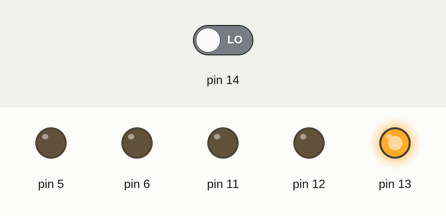
Simulated run of this sketch. Board: Arduino Uno, built with avr-gcc and run on an emulated ATmega328P. Parts: output pins drawn as LEDs (lit = HIGH). Inputs (shaded band) come from the test bench; at power-on: pin 14 LOW.

Above: at 1.2 s.
1.3 s: pin 14 driven HIGH
At 2.3 s:
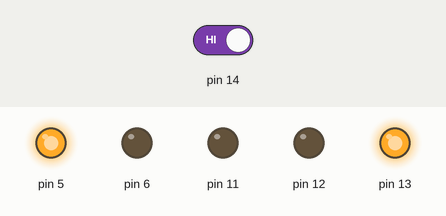
At 34.7 s:
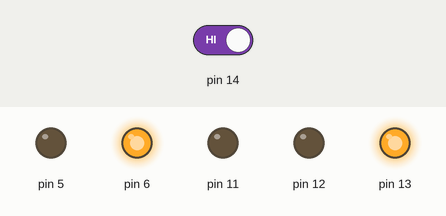
Timing chart, 0 to 35.8 s (numbered marks = the images above; inputs shaded):
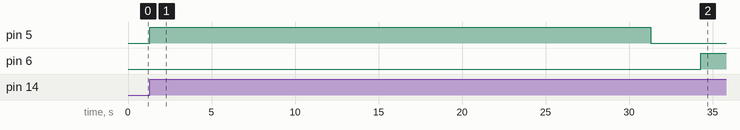

The sketch:

for-compression.ino
```cpp
namespace constants{
enum class PIN{
  PWM1 = 5,
  PWM2 = 6,
  PWM3 = 9,
  PWM4 = 10,

  LED1 = 11,
  LED2 = 12,
  LED3 = 13,

  COMPRESS_BUTTON,// NEED TO DECIDE PIN NUMBER
};

}

namespace globals{

}


void setup() {
  pinMode(static_cast<uint8_t>(constants::PIN::LED1), OUTPUT);
  pinMode(static_cast<uint8_t>(constants::PIN::LED2), OUTPUT);
  pinMode(static_cast<uint8_t>(constants::PIN::LED3), OUTPUT);
  pinMode(static_cast<uint8_t>(constants::PIN::COMPRESS_BUTTON), INPUT);

  digitalWrite(static_cast<uint8_t>(constants::PIN::LED3), HIGH);//check is moving
}

void loop() {
  if(digitalRead(static_cast<uint8_t> (constants::PIN::COMPRESS_BUTTON))){
    analogWrite(static_cast<uint8_t>(constants::PIN::PWM1), 255);//check direction of rotation
    delay(30000);//NEED TO MEASURE COMPRESSION TIME

    analogWrite(static_cast<uint8_t>(constants::PIN::PWM1), 0);
    delay(3000);//wait time

    analogWrite(static_cast<uint8_t>(constants::PIN::PWM2), 255);//check direction of rotation
    delay(30000);//NEED TO MEASURE COMPRESSION TIME
  }
}
```

Measured:
- after the input at 1.3 s, pin 5: LOW → HIGH at once, → LOW 30.0 s later; pin 6: LOW → HIGH after 33.0 s
